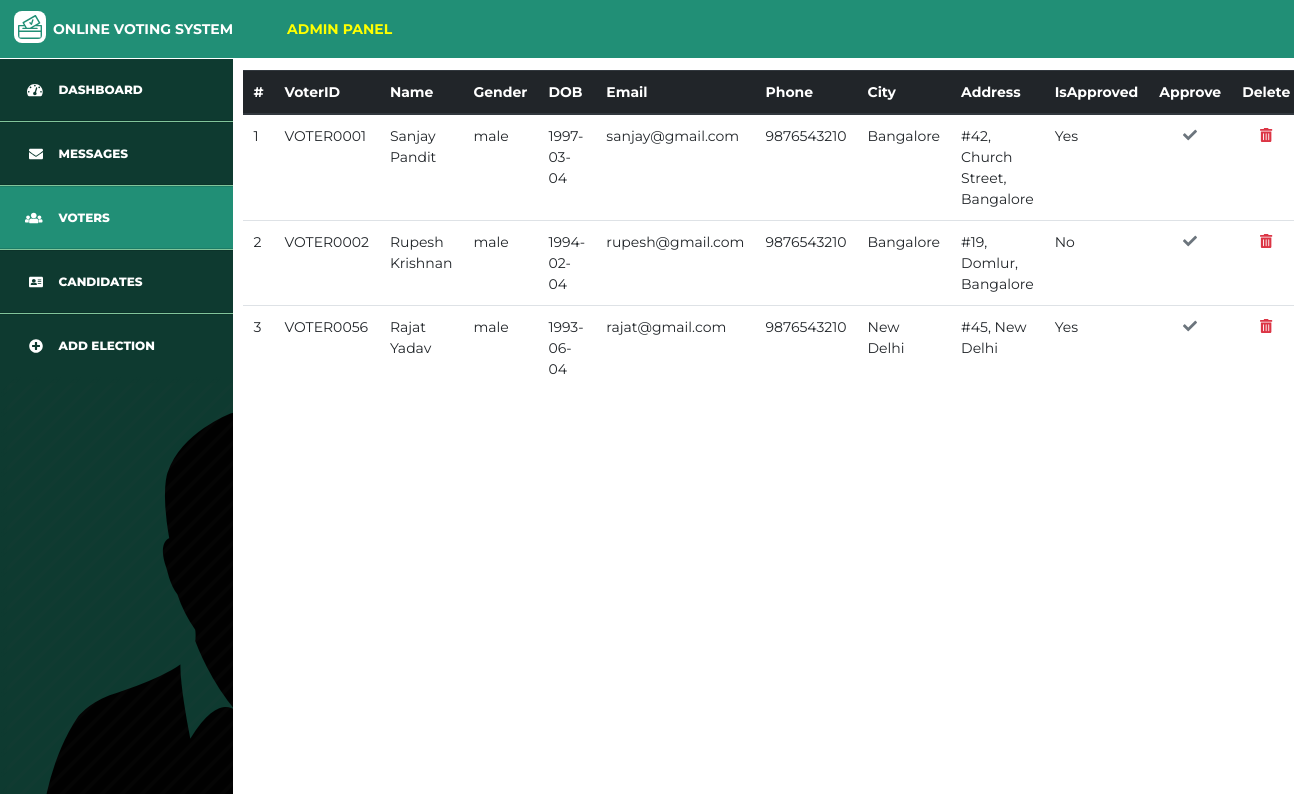
The app's page /admin/voters.php with its own data.
### tables this page shows
CREATE TABLE `voter` (
  `voterNo` int(11) NOT NULL,
  `voterID` varchar(11) NOT NULL,
  `voterName` varchar(30) NOT NULL,
  `voterGender` varchar(10) NOT NULL,
  `voterDob` date NOT NULL,
  `voterEmail` varchar(40) NOT NULL,
  `voterPassword` varchar(100) NOT NULL,
  `voterPhone` varchar(11) NOT NULL,
  `voterCity` varchar(20) NOT NULL,
  `voterAddress` varchar(100) NOT NULL,
  `voterIsApproved` int(1) NOT NULL,
  `superAccess` int(1) NOT NULL
);

### admin/voters.php (the view, shortened to what this page needs)
<?php
  require('../connect.php');
  $res1 = mysqli_query($con, "SELECT * FROM voter WHERE voterID != 'ADMIN' AND voterID != 'ALL'");
?>
<!DOCTYPE html>
<html lang="en">
<head>
  <link rel="stylesheet" href="../bootstrap/css/bootstrap.min.css">
  <link rel="stylesheet" href="../css/style.css">
</head>
<body>
  <nav class="navbar navbar-expand-sm navbar-dark fixed-top" style="background-color: #218F76;">
      <a class="navbar-brand" href="#" style="font-size: 18px;"><img src="../assets/images/vote-green.svg" alt="logo" class="mr-2 mb-1" id="hello"><strong>ONLINE VOTING SYSTEM <span class="admin-panel">ADMIN PANEL</span></strong></a>
  </nav>
  <section class="side-menu">
    <div>
      <ul class="list-group list-group-flush menu-ul">
        <li class="list-group-item menu-items">
          <div class="menu-icon mt-1">
            <i class="fas fa-tachometer-alt float-right"></i>
          </div>
          <div class="menu-text">
            <a href="./dashboard.php">DASHBOARD</a>
          </div>
        </li>
        <li class="list-group-item menu-items">
          <div class="menu-icon mt-1">
            <i class="fas fa-envelope float-right"></i>
          </div>
          <div class="menu-text">
            <a href="./message.php">MESSAGES</a>
          </div>
        </li>
        <li class="list-group-item menu-items active-menu">
          <div class="menu-icon mt-1">
            <i class="fas fa-users float-right"></i>
          </div>
          <div class="menu-text">
            <a href="./voters.php">VOTERS</a>
          </div>
        </li>
        <li class="list-group-item menu-items">
          <div class="menu-icon mt-1">
            <i class="fas fa-address-card float-right"></i>
          </div>
          <div class="menu-text">
            <a href="./candidates.php">CANDIDATES</a>
          </div>
        </li>
        <li class="list-group-item menu-items">
          <div class="menu-icon mt-1">
            <i class="fas fa-plus-circle float-right"></i>
          </div>
          <div class="menu-text">
            <a href="elections.php">ADD ELECTION</a>
          </div>
        </li>
      </ul>
    </div>
    <div class="admin-overlay">
      <img src="../assets/images/admin1.png" alt="no admin">
    </div>
  </section>
  <section class="content">
    <table class="table">
      <thead class="thead-dark">
        <tr>
          <th scope="col">#</th>
          <th scope="col">VoterID</th>
          <th scope="col">Name</th>
          <th scope="col">Gender</th>
          <th scope="col">DOB</th>
          <th scope="col">Email</th>
          <th scope="col">Phone</th>
          <th scope="col">City</th>
          <th scope="col">Address</th>
          <th scope="col">IsApproved</th>
          <th scope="col">Approve</th>
          <th scope="col">Delete</th>
        </tr>
      </thead>
      <tbody>
      <?php
        $i = 1;
        while($fetchedData = mysqli_fetch_assoc($res1)) {
          $voterNo = $fetchedData['voterNo'];
          if($fetchedData['voterIsApproved']) {
            $approval = 'Yes';
          }
          else {
            $approval = 'No';
          }
          echo '<tr><td>' . $i .'</td><td>' . $fetchedData['voterID'] . '</td><td>'. $fetchedData['voterName'] .'</td><td>'. $fetchedData['voterGender'] .'</td><td>'. $fetchedData['voterDob'] .'</td><td>'. $fetchedData['voterEmail'] .'</td><td>'. $fetchedData['voterPhone'] .'</td><td>'. $fetchedData['voterCity'] .'</td><td>'. $fetchedData['voterAddress'] .'</td><td>'. $approval. '</td><td class="text-center"><a href="approve.php?voter='. $voterNo . '" title="This will approve the user"><i class="fas fa-check text-secondary"></i></a></td><td class="text-center"><a href="deleteVoter.php?voter=' . $voterNo . '" title="This will completely delete user"><i class="fas fa-trash-alt text-danger"></i></a></td></tr>';
          $i++;
        }
      ?>
      </tbody>
    </table>
  </section>
  </body>
  </html>

### css/style.css (style rules this page uses)
* { font-family: 'Montserrat', sans-serif !important; font-size: 14px; }
#hello { width: 32px; background-color: #fff; padding: 4px; border-radius: 8px; }
.side-menu { width: 18%; background-color: rgb(14, 58, 48); height: 92vh; border-top: 1px solid #fff; overflow: hidden; float: left; position: fixed; top: 58px; }
.admin-panel { margin-left: 50px; color: yellow; }
.menu-items { background-color: rgb(14, 58, 48); color: #fff; padding: 20px; font-weight: 800; font-size: 12px; display: grid !important; grid-template-columns: 1fr 3fr 1fr; margin-bottom: 1px; }
.menu-ul { background-color: rgb(129, 197, 155); }
.active-menu { background-color: #218F76; }
.menu-text a { font-size: 12px; cursor: pointer; text-decoration: none; color: #fff; }
.menu-icon { padding-right: 16px; }
.content { width: 82%; float: right; position: relative; padding: 70px 10px 0 10px; display: flex; justify-content: flex-start; }

### records on screen
voter: voterID "VOTER0001", voterName "Sanjay Pandit", voterGender "male", voterDob "1997-03-04", voterEmail "sanjay@gmail.com", voterPhone "9876543210", voterCity "Bangalore", voterAddress "#42, Church Street, Bangalore", voterIsApproved "Yes"
voter: voterID "VOTER0002", voterName "Rupesh Krishnan", voterGender "male", voterDob "1994-02-04", voterEmail "rupesh@gmail.com", voterPhone "9876543210", voterCity "Bangalore", voterAddress "#19, Domlur, Bangalore", voterIsApproved "No"
voter: voterID "VOTER0056", voterName "Rajat Yadav", voterGender "male", voterDob "1993-06-04", voterEmail "rajat@gmail.com", voterPhone "9876543210", voterCity "New Delhi", voterAddress "#45, New Delhi", voterIsApproved "Yes"
